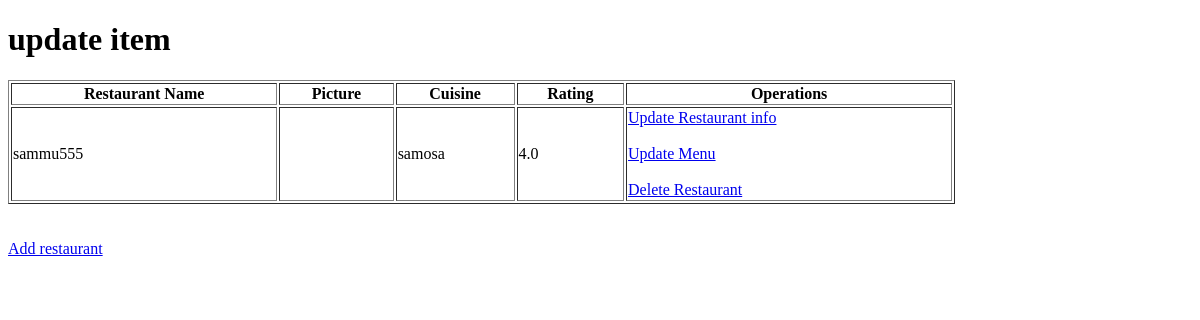
The page /open_show_restaurant/ on the database as committed earlier.
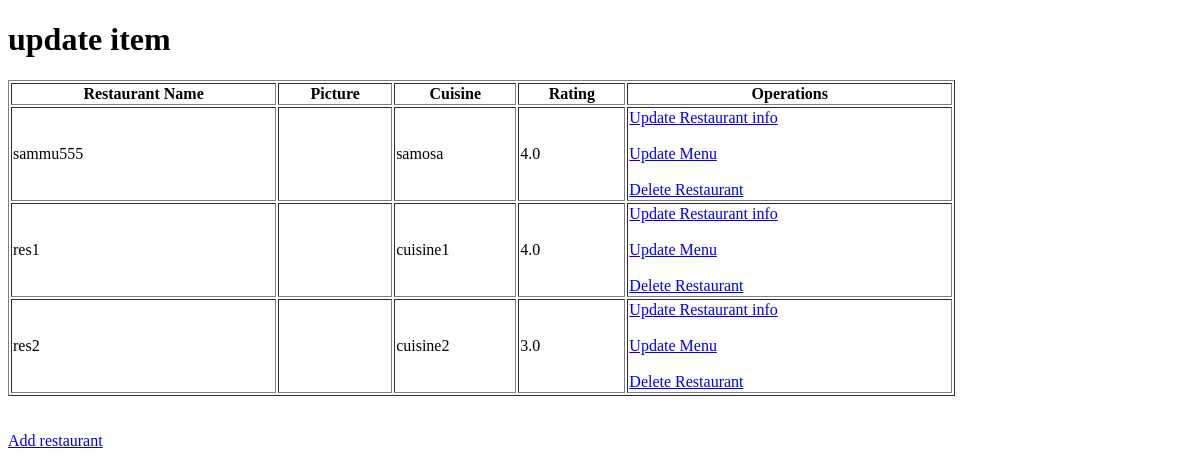
The same page on the database as committed later.
### delivery/models.py (models this page shows)
class Restaurant(models.Model):
    name = models.CharField(max_length=20)
    picture = models.CharField(max_length=400, default="https://tse2.mm.bing.net/th/id/OIP.3JuA0-BIEyyCceG24Arr3gHaE8?rs=1&pid=ImgDetMain")
    cuisine = models.CharField(max_length=200)
    rating = models.FloatField()

### delivery/views.py (the view)
# urls.py: path('open_show_restaurant/', views.open_show_restaurant, name='open_show_restaurant'),
def open_show_restaurant(request):
    restaurantList = Restaurant.objects.all()
    return render(request, 'delivery/show_restaurant.html', {'restaurantList': restaurantList})

### delivery/templates/delivery/show_restaurant.html (shortened to what this page needs)
<!DOCTYPE html>
<html lang="en">
  <head>
  </head>
  <body>
    <h1>update item</h1>
    <table border="1" width="80%">
      <thead>
        <tr>
          <th>Restaurant Name</th>
          <th>Picture</th>
          <th>Cuisine</th>
          <th>Rating</th>
          <th>Operations</th>
        </tr>
      </thead>
      <tbody>
        {% for r in restaurantList %}
        <tr>
          <td>{{ r.name }}</td>
          <td>
          </td>
          <td>{{ r.cuisine }}</td>
          <td>{{ r.rating }}</td>
          <td>
            <a href="{% url 'open_update_restaurant'  r.id %}"
              >Update Restaurant info</a
            >
            <br />
            <br />
            <a href="{% url 'open_update_menu' r.id %}">Update Menu</a>
            <br />
            <br />
            <a href="{% url 'delete_restaurant' r.id %}">Delete Restaurant</a>
          </td>
        </tr>
        {% endfor %}
      </tbody>
    </table>
    <br />
    <br />
    <a href="{% url 'open_add_restaurant' %}">Add restaurant</a>
  </body>
</html>

Rows that differ between the two databases and show on the page:
added Restaurant: name "res1", cuisine "cuisine1", rating "4.0"
added Restaurant: name "res2", cuisine "cuisine2", rating "3.0"
